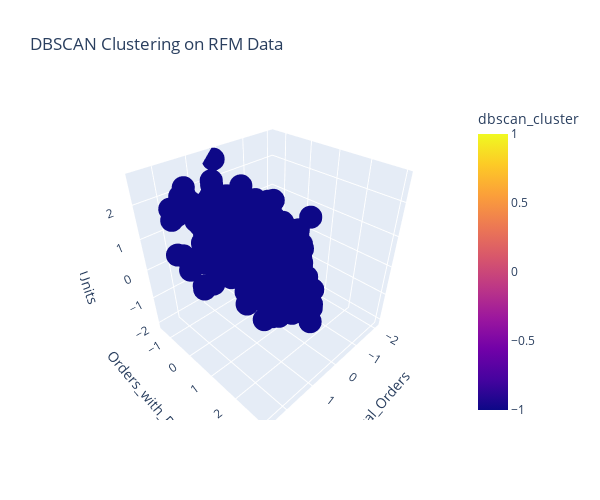

The notebook cell this image was saved under:
### Markdown cell above
2. Using DB Scan

### Code cell
from sklearn.cluster import DBSCAN
from sklearn.metrics import silhouette_score
from sklearn.metrics import davies_bouldin_score

# DBSCAN does not require the number of clusters to be set explicitly.
# Instead, it uses the parameters 'eps' (maximum distance between two samples for them to be considered as in the same neighborhood)
# and 'min_samples' (number of samples in a neighborhood for a point to be considered as a core point).

dbscan = DBSCAN(eps=0.5, min_samples=66)  # Number of clusters is NOT set here
dbscan_labels = dbscan.fit_predict(rfm_df_scaled)

# Observation1: (eps=0.5, min_samples=5) brought out 8 clusters & 0.031 silhouette score
# Observation2: (eps=0.5, min_samples=60) brought out 2 clusters & 0.359 silhouette score
# Observation3: (eps=0.5, min_samples=65) brought out 2 clusters & 0.439 silhouette score
# Observation3: (eps=0.5, min_samples=66) brought out 2 clusters & 0.445 silhouette score

# Add DBSCAN cluster labels to the dataframe
df_preds['dbscan_cluster'] = dbscan_labels

print(f"DBSCAN identified {len(set(dbscan_labels)) - (1 if -1 in dbscan_labels else 0)} clusters (excluding noise).")

# Visualize DBSCAN clusters in 3D
# Compute silhouette average (excluding noise points, i.e., dbscan_cluster == -1)
mask = df_preds["dbscan_cluster"] != -1
if mask.sum() > 1 and len(set(df_preds.loc[mask, "dbscan_cluster"])) > 1:
    dbscan_silhouette_avg = silhouette_score(
        rfm_df_scaled.loc[mask], df_preds.loc[mask, "dbscan_cluster"]
    )
    db_index_dbscan = davies_bouldin_score(rfm_df_scaled.loc[mask], df_preds.loc[mask, "dbscan_cluster"])
    plot_title = "DBSCAN Clustering on RFM Data"
else:
    dbscan_silhouette_avg = None
    db_index_dbscan = None
    plot_title = "DBSCAN Clustering on RFM Data"

fig = px.scatter_3d(
    df_preds,
    x="Total_Orders", y="Orders_with_Discount", z="Units",
    color="dbscan_cluster",
    height=500, width=600,
    title=plot_title
)
fig.show()

if dbscan_silhouette_avg is not None and db_index_dbscan is not None:
    n_clusters_identified = len(set(dbscan_labels)) - (1 if -1 in dbscan_labels else 0)
    print(f"Silhouette Avg (excluding noise): {dbscan_silhouette_avg:.3f}")
    print(f"Davies-Bouldin Index (excluding noise): {db_index_dbscan:.3f}")
    print(f"Number of clusters identified (excluding noise): {n_clusters_identified}")
else:
    print("Silhouette Avg: N/A (not enough clusters)")
    print("Davies-Bouldin Index: N/A (not enough clusters)")

### Figure 1 — Plotly figure (JSON) as saved in the notebook; plotly's stock layout.template omitted (floating-point values rounded to 4 significant figures; data arrays with more than 128 entries replaced by an {"elided": "..."} marker saying what was removed)
{"data": [{"hovertemplate": "Total_Orders=%{x}<br>Orders_with_Discount=%{y}<br>Units=%{z}<br>dbscan_cluster=%{marker.color}<extra></extra>", "legendgroup": "", "marker": {"color": {"elided": "1248 int values"}, "coloraxis": "coloraxis", "symbol": "circle"}, "mode": "markers", "name": "", "scene": "scene", "showlegend": false, "type": "scatter3d", "x": {"elided": "1248 float values"}, "y": {"elided": "1248 float values"}, "z": {"elided": "1248 float values"}}], "layout": {"coloraxis": {"colorbar": {"title": {"text": "dbscan_cluster"}}, "colorscale": [[0, "#0d0887"], [0.1111, "#46039f"], [0.2222, "#7201a8"], [0.3333, "#9c179e"], [0.4444, "#bd3786"], [0.5556, "#d8576b"], [0.6667, "#ed7953"], [0.7778, "#fb9f3a"], [0.8889, "#fdca26"], [1, "#f0f921"]]}, "height": 500, "legend": {"tracegroupgap": 0}, "scene": {"domain": {"x": [0, 1], "y": [0, 1]}, "xaxis": {"title": {"text": "Total_Orders"}}, "yaxis": {"title": {"text": "Orders_with_Discount"}}, "zaxis": {"title": {"text": "Units"}}}, "title": {"text": "DBSCAN Clustering on RFM Data"}, "width": 600}}
